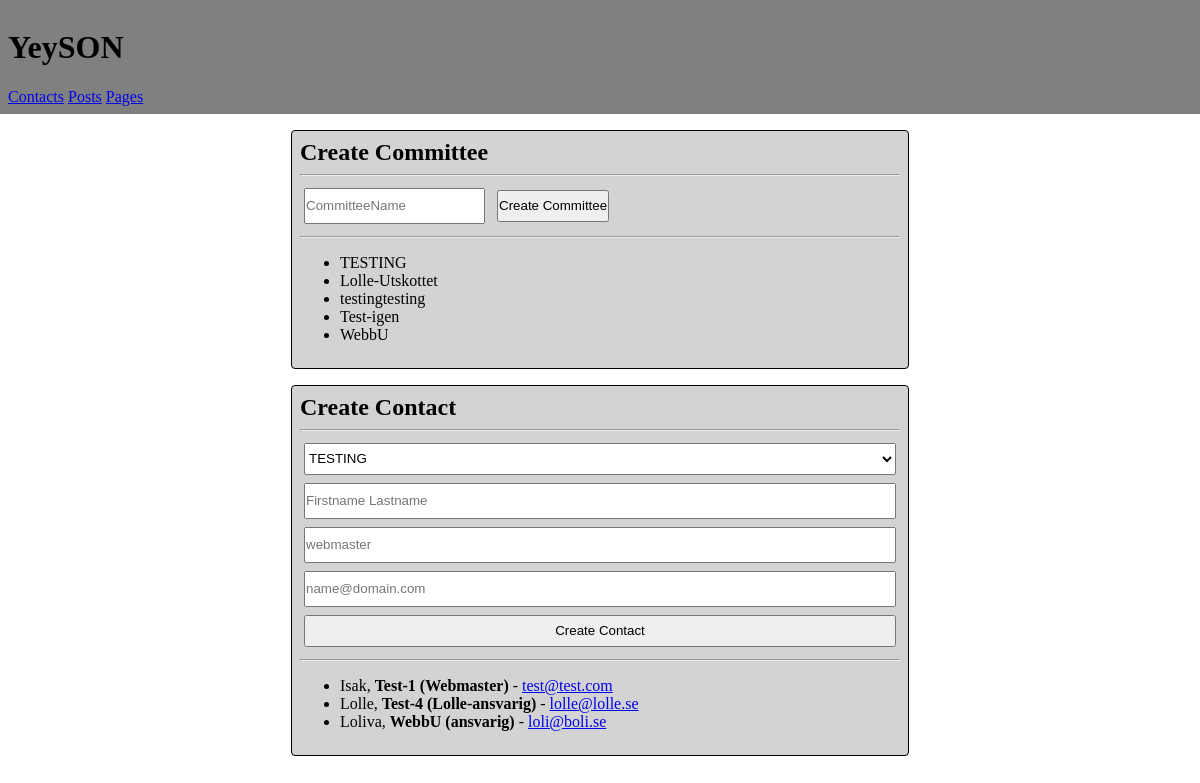
The page / on the database its author committed.
### YeySON/models.py (models this page shows)
class Committee(models.Model):
    title = models.CharField(max_length=128)

class Contact(models.Model):
    committee = models.CharField(max_length=128)
    name = models.CharField(max_length=128)
    position = models.CharField(max_length=128)
    mail = models.CharField(max_length=128)

### YeySON/views.py (the view)
# urls.py: 2. Add a URL to urlpatterns:  path('', views.home, name='home')
def home(request):
    all_committees = Committee.objects.all()
    all_contacts = Contact.objects.all()
    context = {
        'committees': all_committees,
        'contacts': all_contacts
    }
    if request.method == 'POST':
        if "fname-1" in request.POST:
            Committee.objects.create(title=request.POST["fname-1"])
        elif "fname-2" in request.POST:
            Contact.objects.create(committee=request.POST["committees"], name=request.POST["fname-2"], position=request.POST["fname-3"], mail=request.POST["fname-4"])
    return render(request, 'base.html', context)

### templates/base.html (shortened to what this page needs)
<!DOCTYPE html>
<html>
    <head>
    </head>
    <body>
        <header>
            <h1>YeySON</h1>
            <nav>
                <a href="#">Contacts</a>
                <a href="/posts">Posts</a>
                <a href="/pages">Pages</a>
            </nav>
        </header>
        <div class="Section">
            <h2>Create Committee</h2>
            <hr/>
            <form action="" method="post">
                <div class="Create-Committee">
                    <input type="text" class="Textfield" placeholder="CommitteeName" id="fname-1" name="fname-1">
                    <input type="submit" class="Button" value="Create Committee" />
                </div>
            </form>
            <hr/>
            <ul>
                {% for o in committees %}
                    <li>{{ o.title }}</li>
                {% endfor %}
            </ul>
        </div>
        <div class="Section">
            <h2>Create Contact</h2>
            <hr/>
            <form action="" method="post">
                <select name="committees" class="Dropdown" id="Committee-Select">
                    {% for o in committees %}
                        <option>{{ o.title }}</option>
                    {% endfor %}
                </select>
                <input type="text" class="Textfield" placeholder="Firstname Lastname" id="fname-2" name="fname-2">
                <input type="text" class="Textfield" placeholder="webmaster" id="fname-3" name="fname-3">
                <input type="text" class="Textfield" placeholder="name@domain.com" id="fname-4" name="fname-4">
                <input type="submit" class="Button" value="Create Contact" />
            </form>
            <hr/>
            <ul>
                {% for o in contacts %}
                    <li>{{ o.name }}, <b>{{ o.committee }} ({{ o.position }})</b> - <a href="#">{{ o.mail }}</a></li>
                {% endfor %}
            </ul>
        </div>
    </body>
</html>

### templates/base.html (style rules this page uses)
html, body { padding: 0; margin: 0; }
.Section { width: 50%; border: 1px solid black; padding: 8px; margin-left: auto; margin-right: auto; margin-top: 16px; margin-bottom: 16px; background-color: lightgray; border-radius: 4px; }
.Section h2 { padding: 0px; margin: 0px; }
.Button, .Textfield, .Dropdown, .Date { height: 32px; padding: 0; margin: 4px; }
form { display: flex; flex-direction: column; }
header { padding: 8px; background-color: gray; }

### rows shown on the page
Committee: title "TESTING"
Committee: title "Lolle-Utskottet"
Committee: title "testingtesting"
Committee: title "Test-igen"
Committee: title "WebbU"
Contact: name "Isak", committee "Test-1", position "Webmaster", mail "test@test.com"
Contact: name "Lolle", committee "Test-4", position "Lolle-ansvarig", mail "lolle@lolle.se"
Contact: name "Loliva", committee "WebbU", position "ansvarig", mail "loli@boli.se"

### other values the page prints
form field committees "TESTING"
